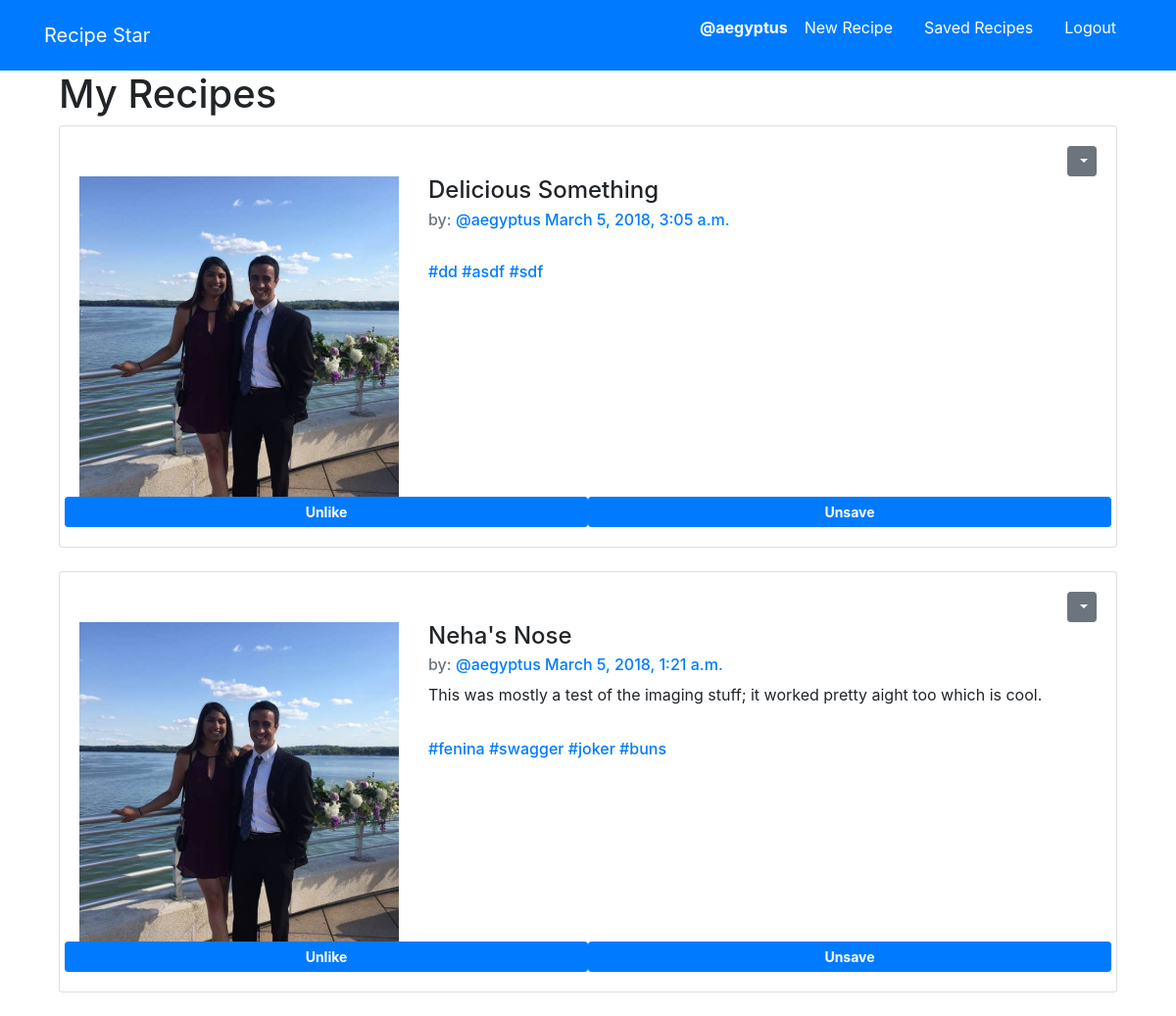
The app's page /recipies/saved/ (signed in) with its own data.
### recipies/models.py (models this page shows, shortened)
class Recipe(models.Model):
    user = models.ForeignKey(auth.models.User, on_delete=models.CASCADE, related_name='recipes')
    name = models.CharField(max_length=100)
    instructions = models.TextField()
    ingredients = models.TextField()
    created_at = models.DateTimeField(auto_now=True)
    about = models.TextField(blank=True, default='')
    cuisine = TaggableManager()
    pic = models.ImageField(upload_to=UploadToPathAndRename('images'), null=True, blank=True)
    like_id = models.CharField(max_length=20, editable=False)
    save_id = models.CharField(max_length=20, editable=False)
    class Meta:
        ordering = ['-created_at']

### recipies/views.py (the view)
# urls.py: path('saved/', views.SavedRecipeList.as_view(), name='saved_list'),
class SavedRecipeList(generic.ListView, SelectRelatedMixin, LoginRequiredMixin):
    model = models.Save
    select_related = ('user')
    template_name = 'recipies/saved_recipes.html'
    def get_context_data(self, **kwargs):
        context = super().get_context_data(**kwargs)
        context['recipe_user'] = self.recipe_user
        return context
    def get_queryset(self):
        user = self.request.user.username
        try:
            self.recipe_user = User.objects.prefetch_related('saves').get(username__iexact=user)
        except User.DoesNotExist:
            print("asdf")
        else:
            return self.recipe_user.saves.all()
        self.queryset = self.model.objects.filter()

### recipies/templatetags/app_filters.py (called while the page is built)
def htfy(value):
    if str(value)[0]=='#':
        return value
    else:
        return '#'+str(value)

def get_recipe(value):
    return [val.recipe for val in value]

### recipies/templates/recipies/saved_recipes.html
{% extends 'base.html' %}
{% load app_filters %}
{% block content %}
<div class="container">
  <h1>My Recipes</h1>
  {% for recipe in save_list|get_recipe %}
    {% include 'recipies/_recipe.html' %}
  {% endfor %}
</div>
{% endblock %}

### templates/base.html (shortened to what this page needs)
<!DOCTYPE html>
{% load staticfiles %}
<html>
  <head>
    <link rel="stylesheet" href="https://maxcdn.bootstrapcdn.com/bootstrap/4.0.0/css/bootstrap.min.css">
  </head>
  <body>
    <nav class='navbar navbar-light bg-primary text-white navbar-fixed-top' role='navigation' id='navbar'>
      <div class="container text-white">
        <a class='navbar-brand mynav text-white'
        href="{% url 'home' %}">Recipe Star</a>
        <ul class='nav navbar-light'>
        {% if user.is_authenticated %}
        <li class='nav-item'>
          <a class='nav-link text-white' href="{% url 'recipies:by_recipe' username=user.username %}">
          <div class="row">
            <strong>
             <p>@{{user.username}}</p>
           </strong>
          </div>
        </a>
        </li>
        <li class='nav-item'> <a class='nav-link text-white' href="{% url 'recipies:create' %}">New Recipe</a> </li>
        <li class='nav-item'> <a class='nav-link text-white' href="{% url 'recipies:saved_list' %}">Saved Recipes</a> </li>
        <li class='nav-item'> <a class='nav-link text-white' href="{% url 'accounts:logout' %}">Logout</a> </li>
        {% else %}
        <li class='nav-item'> <a class='nav-link text-white' href="{% url 'accounts:signup' %}">Sign Up</a> </li>
        <li class='nav-item'> <a class='nav-link text-white' href="{% url 'accounts:login' %}">Login</a> </li>
        {% endif %}
      </ul>
      </div>
    </nav>
    <div class="container">
      {% block content %}
      {% endblock %}
    </div>
</html>

### recipies/templates/recipies/_recipe.html (shortened to what this page needs)
{% load app_filters %}
<div class="card">
  <div class="card-body">
      {% if user.is_authenticated and recipe.user == user %}
      <div class="dropdown" align="right" style="vertical-align: top;">
        <button class="btn btn-secondary btn-sm dropdown-toggle"
        type="button" id="dropdownMenu1" data-toggle="dropdown"
        aria-haspopup="true" aria-expanded="false">
        </button>
      </div>
      {% endif %}
<div class='row'>
  <div class='col-md-4'>
    {% if recipe.pic %}
      <img src="{{ recipe.pic.url }}" style='height: 100%; width: 100%; object-fit: contain' alt='blah' />
    {% endif %}
  </div>
  <div class='col-md-8'>
  <h4 class='card-title'>{{recipe.name}}</h4>
    <h6 class='card-subtitle mb-2 text-muted'>
    by: <a href="{% url 'recipies:by_recipe' username=recipe.user.username %}">@{{recipe.user.username}}</a>
    <a href="{% url 'recipies:detailview' pk=recipe.pk %}">{{recipe.created_at}}</a>
  </h6>
  <p class='card-text'>
    {{recipe.about}}
  </p>
  <br>
  <h6 class='card-subtitle mb-2 text-muted'>
    {% for tags in recipe.cuisine.names %}
    <a href="#">{{ tags|htfy }}</a>
    {% endfor %}
  </div>
</div>
<div class="row">
  <button class="btn btn-sm btn-primary like col" id="{{recipe.like_id}}">
  {% if recipe in user.likes.all|get_recipe %}
    <strong>Unlike</strong>
  {% else %}
    <strong>Like</strong>
  {% endif %}
  </button>
  <button class="btn btn-sm btn-primary save col" id="{{recipe.save_id}}">
  {% if recipe in user.saves.all|get_recipe %}
    <strong>Unsave</strong>
  {% else %}
    <strong>Save</strong>
  {% endif %}
  </button>
</div>
</div>
</div>
<br>

### records on screen
Recipe: pic (picture), name "Delicious Something", user.username "aegyptus", created_at "March 5, 2018, 3:05 a.m.", names "#dd" "#asdf" "#sdf", shows "Unlike", shows "Unsave"
Recipe: pic (picture), name "Neha's Nose", user.username "aegyptus", created_at "March 5, 2018, 1:21 a.m.", about "This was mostly a test of the imaging stuff; it worked pretty aight too which is cool.", names "#fenina" "#swagger" "#joker" "#buns", shows "Unlike", shows "Unsave"

### other values on screen
{{ user.username }} "aegyptus"
